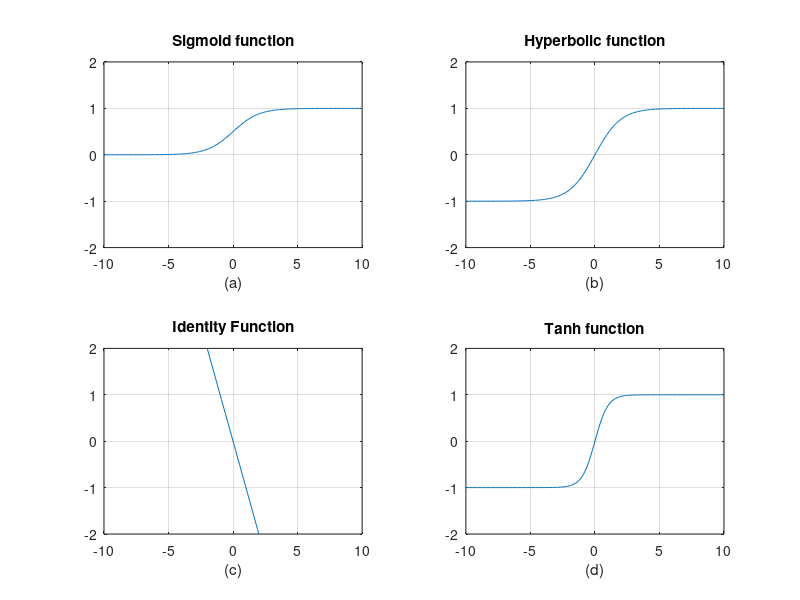

This figure's MATLAB source:
%Illustration of various activation function used in Neural Networks
clc; clear all;
x=-10:0.1:10;
tmp=exp(-x);
y1=1./(1+tmp);
y2=(1-tmp)./(1+tmp);
y3=-x;
y4=tanh(x);
subplot(221);
plot(x,y1);
grid on;
axis([min(x), max(x), -2, 2]);
title('Sigmoid function');
xlabel('(a)');
subplot(222);
plot(x,y2);
grid on;
axis([min(x), max(x), -2, 2]);
title('Hyperbolic function');
xlabel('(b)');
subplot(223);
plot(x,y3);
grid on;
axis([min(x), max(x), -2, 2]);
title('Identity Function');
xlabel('(c)');
subplot(224);
plot(x,y4);
grid on;
axis([min(x), max(x), -2, 2]);
title('Tanh function');
xlabel('(d)');
